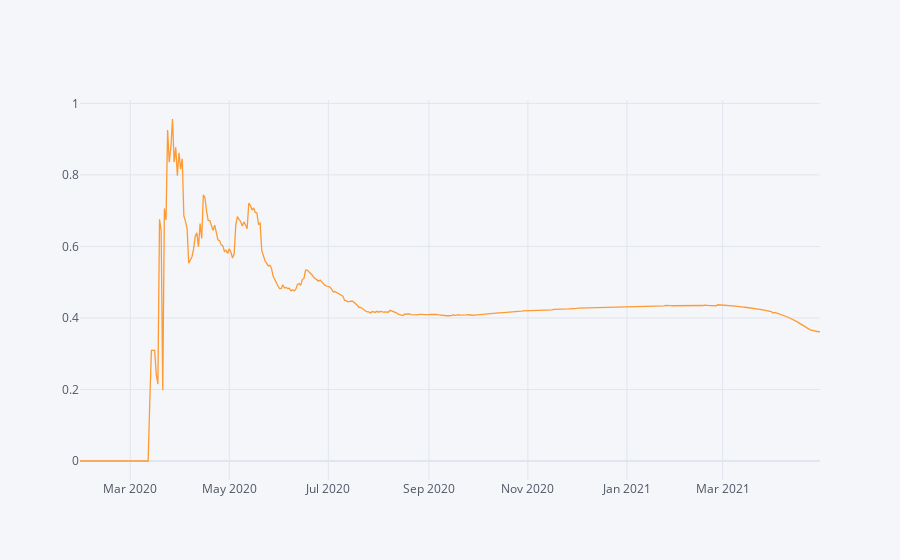

Here is the notebook cell this chart was saved with:
### Markdown cell above
### FATALITY RATIO IN AN YEAR

### Code cell
fatality_year=df.groupby('Date')['Fatality-Ratio'].sum().reset_index()
fatality_year.iplot(kind='line',x='Date',y='Fatality-Ratio')

### Figure 1 — Plotly figure (JSON) as saved in the notebook; plotly's stock layout.template omitted (floating-point values rounded to 4 significant figures; data arrays with more than 128 entries replaced by an {"elided": "..."} marker saying what was removed)
{"data": [{"line": {"color": "rgba(255, 153, 51, 1.0)", "dash": "solid", "shape": "linear", "width": 1.3}, "mode": "lines", "name": "Fatality-Ratio", "text": "", "type": "scatter", "x": {"elided": "457 str values"}, "y": {"elided": "457 float values"}}], "layout": {"legend": {"bgcolor": "#F5F6F9", "font": {"color": "#4D5663"}}, "paper_bgcolor": "#F5F6F9", "plot_bgcolor": "#F5F6F9", "title": {"font": {"color": "#4D5663"}}, "xaxis": {"gridcolor": "#E1E5ED", "showgrid": true, "tickfont": {"color": "#4D5663"}, "title": {"font": {"color": "#4D5663"}, "text": ""}, "zerolinecolor": "#E1E5ED"}, "yaxis": {"gridcolor": "#E1E5ED", "showgrid": true, "tickfont": {"color": "#4D5663"}, "title": {"font": {"color": "#4D5663"}, "text": ""}, "zerolinecolor": "#E1E5ED"}}}
